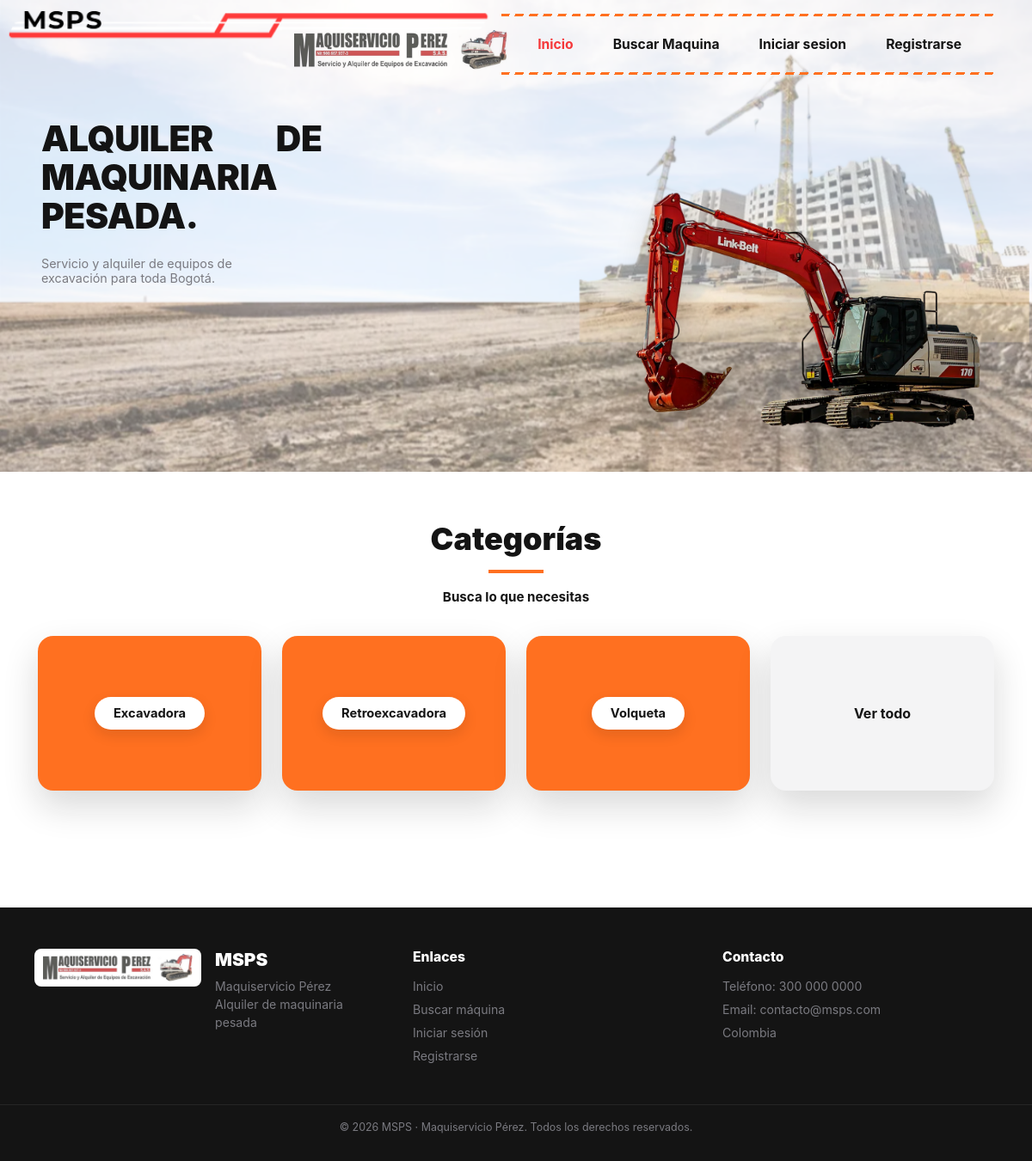
The page / on the database its author committed.
### tables this page shows
CREATE TABLE categorias (
    id_categoria     INTEGER PRIMARY KEY AUTOINCREMENT,
    nombre_categoria TEXT NOT NULL UNIQUE
);

### msps/app/controllers/home_controller.py (the view)
@router.get("/")
def home(request: Request):
    categorias = CategoriaModel.listar()
    context = (
        PageContextBuilder()
        .with_title("MSPS · Alquiler de Maquinaria Pesada")
        .with_active_nav("Inicio")
        .with_hero(
            headline_lines=["ALQUILER", "MAQUINARIA", "PESADA."],
            subtitle="Servicio y alquiler de equipos de excavación para toda Bogotá.",
        )
        .with_categories(
            [
                {
                    "name": c.nombre_categoria,
                    "href": f"/maquinas?categoria={c.nombre_categoria}",
                    "image": None,
                    "color": "#ff7020",
                }
                for c in categorias
            ]
        )
        .with_sesion(obtener_sesion_actual(request))
        .with_mensaje(_mensaje_desde_query(request))
        .with_registro_ok(request.query_params.get("registro") == "ok")
        .build()
    )
    return templates.TemplateResponse(request, "index.html", context)

### msps/app/templates/index.html (shortened to what this page needs)
{% extends "base.html" %}
{% block content %}
<section class="hero">
    <div class="hero__copy">
        <h1 class="hero__headline">
            {{ hero.headline_lines[0] }} <span class="hero__headline-de">DE</span><br>
            {{ hero.headline_lines[1] }}<br>
            {{ hero.headline_lines[2] }}
        </h1>
        <p class="hero__subtitle">{{ hero.subtitle }}</p>
    </div>
    <img class="hero__excavator" src="{{ url_for('static', path='/images/hero/hero-excavadora.png') }}" alt="Excavadora Link-Belt de Maquiservicio Pérez">
</section>
<section class="categories" id="categorias">
    <div class="categories__heading">
        <h2>Categorías</h2>
        <span class="categories__underline"></span>
        <p>Busca lo que necesitas</p>
    </div>
    <div class="categories__grid">
        {% for category in categories %}
        <a class="category-card" href="{{ category.href }}" style="--category-color: {{ category.color }};">
            <span class="category-card__label">{{ category.name }}</span>
        </a>
        {% endfor %}
        <a class="category-card category-card--ghost" href="/maquinas">Ver todo</a>
    </div>
</section>
{% endblock %}

### msps/app/static/css/style.css (style rules this page uses)
:root { --color-red: #f5383a; --color-orange: #ff7020; --color-black: #141414; --color-white: #ffffff; --color-grey-100: #f4f4f5; --color-grey-200: #e7e7ea; --color-grey-500: #7a7a80; --shadow-panel: 0 18px 40px rgba(20, 20, 20, 0.16); --font-main: -apple-system, "Segoe UI", "Helvetica Neue", Arial, sans-serif; --topbar-height: 92px; }
* { box-sizing: border-box; }
html, body { margin: 0; padding: 0; }
body { font-family: var(--font-main); color: var(--color-black); background: var(--color-white); -webkit-font-smoothing: antialiased; }
img { max-width: 100%; display: block; }
a { color: inherit; text-decoration: none; }
.hero { position: relative; width: 100%; overflow: hidden; isolation: isolate; }
.hero__copy { position: absolute; top: 8%; left: 4%; width: 42%; z-index: 2; }
.hero__headline { margin: 0; font-size: clamp(1.1rem, 3.4vw, 3.2rem); font-weight: 900; line-height: 1.1; letter-spacing: -0.01em; text-transform: uppercase; color: var(--color-black); }
.hero__headline-de { display: inline-block; margin-left: 1.6em; font-weight: 900; }
.hero__subtitle { margin: clamp(8px, 2vw, 24px) 0 0; max-width: 32ch; font-size: clamp(0.6rem, 1.2vw, 1.02rem); color: var(--color-grey-500); }
.hero__excavator { position: absolute; right: -1%; bottom: 0; width: 54%; height: auto; z-index: 3; filter: drop-shadow(0 18px 18px rgba(0, 0, 0, 0.18)); }
.categories { max-width: 1600px; margin: 0 auto; padding: 56px 40px 72px; }
.categories__heading { text-align: center; margin-bottom: 36px; }
.categories__heading h2 { margin: 0; font-size: clamp(1.8rem, 3vw, 2.4rem); font-weight: 900; }
.categories__underline { display: inline-block; width: 64px; height: 4px; margin: 14px 0; background: var(--color-orange); }
.categories__heading p { margin: 0; font-weight: 700; font-size: 0.95rem; color: var(--color-black); }
.categories__grid { display: flex; flex-wrap: wrap; gap: 24px; justify-content: center; }
.category-card { position: relative; display: flex; align-items: center; justify-content: center; width: 260px; height: 180px; border-radius: 18px; overflow: hidden; background: var(--category-color, var(--color-grey-200)); box-shadow: var(--shadow-panel); transition: transform 0.18s ease; }
.category-card__label { position: relative; z-index: 1; padding: 10px 22px; border-radius: 999px; background: var(--color-white); color: var(--color-black); font-weight: 700; font-size: 0.92rem; box-shadow: 0 6px 16px rgba(20, 20, 20, 0.12); }
.category-card--ghost { background: var(--color-grey-100); font-weight: 700; color: var(--color-black); }

### rows shown on the page
categorias: name "Excavadora"
categorias: name "Retroexcavadora"
categorias: name "Volqueta"

### other values the page prints
{{ item.label }} "Inicio" "Buscar Maquina"
{{ hero.headline_lines[0] }} "ALQUILER"
{{ hero.headline_lines[1] }} "MAQUINARIA"
{{ hero.headline_lines[2] }} "PESADA."
{{ hero.subtitle }} "Servicio y alquiler de equipos de excavación para toda Bogotá."
